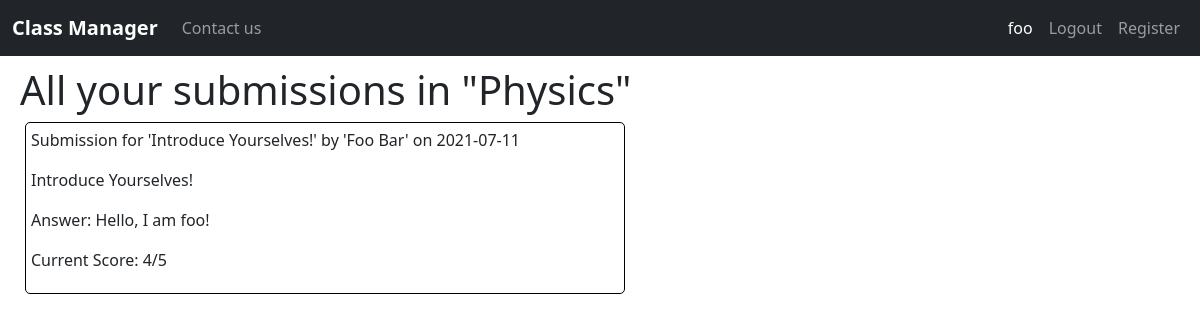
/view/submissions/1 (signed in), run on an earlier commit of the app's database.
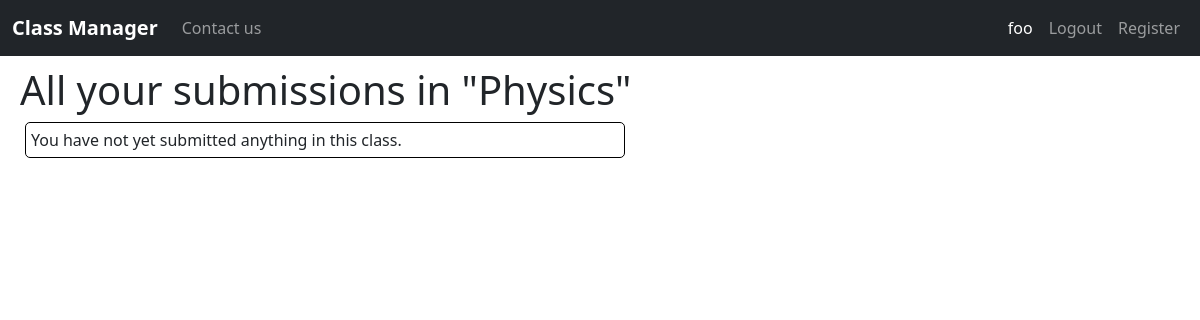
And on a later commit of the database.
### classmanager/models.py (models this page shows, shortened)
class Submission(models.Model):
    assignment = models.ForeignKey(Assignment, on_delete=models.CASCADE)
    student = models.ForeignKey(Student, on_delete=models.CASCADE)
    score = models.PositiveIntegerField(default=0)
    text = models.TextField(max_length=1000)
    date_submitted = models.DateField(auto_now_add=True)
    def __str__(self):
        return f"Submission for '{self.assignment.title}' by '{self.student.get_name()}' on {self.date_submitted}"

class Assignment(models.Model):
    title = models.TextField(max_length=255, blank=False)
    course = models.ForeignKey(Course, on_delete=models.CASCADE)
    file_url = models.URLField(blank=True, max_length=200)
    description = models.TextField(max_length=1000, blank=True)
    date_created = models.DateField(auto_now_add=True)
    due_date = models.DateField(blank=False, default=date.today() + timedelta(days=3))
    points = models.PositiveIntegerField(default=1)

class Student(models.Model):
    user = models.OneToOneField(User, primary_key=True, on_delete=models.CASCADE)
    date_of_birth = models.DateField(default=date.today)
    MAJORS = [
        ("Math", "Math"), ("English", "English"),
        ("Science", "Science"), ("Technology", "Technology"),
        ("Law", "Law"), ("Art", "Art"),
        ("Business", "Business"), ("Health", "Health")
    ]
    STANDINGS = [
        ("FR", "Freshman"),
        ("SM", "Sophomore"),
        ("JR", "Junior"),
        ("SR", "Senior"),
        ("GR", "Graduate")
    ]
    major = models.CharField(max_length=20, choices=MAJORS, default="Undecided")
    standing = models.CharField(max_length=20, choices=STANDINGS, default="FR")
    credits = models.PositiveIntegerField(default=0)
    def get_name(self):
        return self.user.get_name()

class User(AbstractUser):
    is_student = models.BooleanField(default=False)
    is_instructor = models.BooleanField(default=False)
    def get_name(self):
        return f"{self.first_name} {self.last_name}"

### classmanager/views.py (the view)
# urls.py: path("view/submissions/<int:course_id>", views.view_all_submissions, name="view-all-submissions"),
@login_required
def view_all_submissions(request, course_id):
    context = {}
    if not request.user.is_student:
        context["failure_message"] = "Sorry you cannot access this page"
        return render(request, "classmanager/index.html", context)
    try:
        course = Course.objects.get(pk=course_id)
        student = Student.objects.get(pk=request.user)
        submissions = Submission.objects.filter(assignment__course=course, student=student).order_by("-date_submitted")
    except Course.DoesNotExist or Student.DoesNotExist:
        context["failure_message"] = "Sorry but records do not exist for this student/course"
        return render(request, "classmanager/index.html", context)
    else:
        context["course"] = course
        context["student"] = student
        context["submissions"] = submissions
        return render(request, "classmanager/view_all_submissions.html", context)

### classmanager/templates/classmanager/view_all_submissions.html
{% extends "classmanager/layout.html" %}
{% block body %}
<h1>All your submissions in "{{course.name}}"</h1>
<div class="course-section">
  {% for submission in submissions %}
  <p>{{submission}}</p>
  <p>{{submission.assignment.title}}</p>
  <p>Answer: {{submission.text}}</p>
  <p>Current Score: {{submission.score}}/{{submission.assignment.points}}</p>
  {% empty %}
  You have not yet submitted anything in this class.
  {% endfor %}
</div>
{% endblock body %}

What changed in the data, as far as the page shows it:
removed Submission: assignment+student+date_submitted "Submission for 'Introduce Yourselves!' by 'Foo Bar' on 2021-07-11", assignment "Introduce Yourselves!", text "Hello, I am foo!", score "4", assignment.points "5"
Also different on the page:
text now shown: "You have not yet submitted anything in this class."
